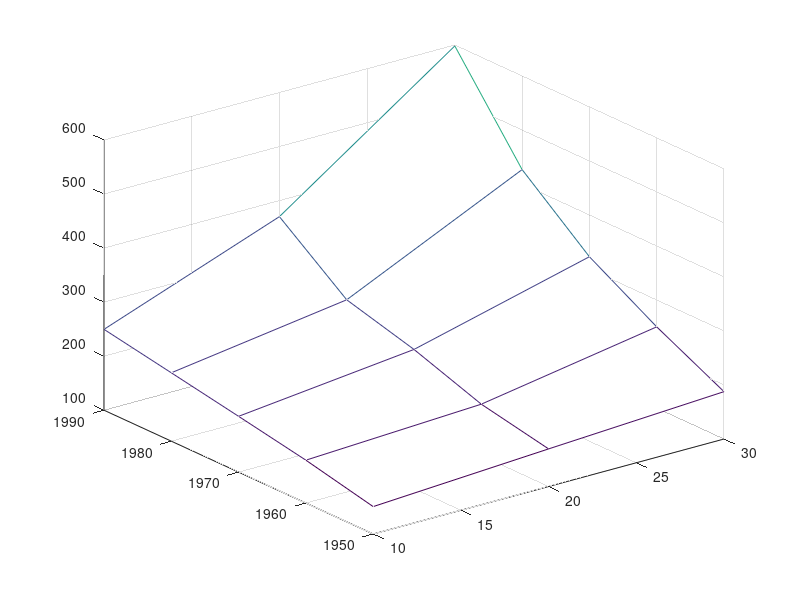

Write MATLAB code to recreate this figure.
function P1975()
    years = 1950:10:1990;
    service = 10:10:30;
    wage = [150.697 169.592 187.652
            179.323 195.072 250.287
            203.212 239.092 322.767
            226.505 273.706 426.730
            249.633 370.281 598.243];
    mesh(service,years,wage) %绘原始数据图
    w=interp2(service,years,wage,15,1975); %求点(15,1975)处的值
    disp(w);
end

